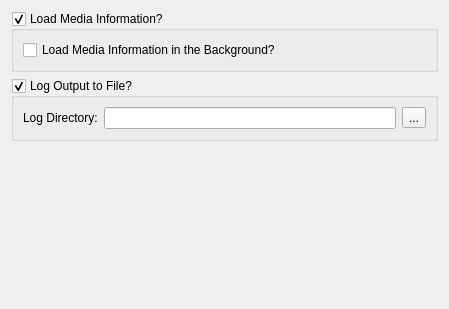
<?xml version="1.0" encoding="UTF-8"?>
<ui version="4.0">
 <class>NMediaManager::NPreferences::NUi::CGeneralSettings</class>
 <widget class="QWidget" name="NMediaManager::NPreferences::NUi::CGeneralSettings">
  <property name="geometry">
   <rect>
    <x>0</x>
    <y>0</y>
    <width>449</width>
    <height>309</height>
   </rect>
  </property>
  <property name="windowTitle">
   <string>Form</string>
  </property>
  <layout class="QVBoxLayout" name="verticalLayout">
   <item>
    <widget class="QGroupBox" name="loadMediaInfo">
     <property name="title">
      <string>Load Media Information?</string>
     </property>
     <property name="checkable">
      <bool>true</bool>
     </property>
     <layout class="QVBoxLayout" name="verticalLayout_2">
      <item>
       <widget class="QCheckBox" name="backgroundLoadMediaInfo">
        <property name="text">
         <string>Load Media Information in the Background?</string>
        </property>
       </widget>
      </item>
     </layout>
    </widget>
   </item>
   <item>
    <widget class="QGroupBox" name="enableLogging">
     <property name="title">
      <string>Log Output to File?</string>
     </property>
     <property name="checkable">
      <bool>true</bool>
     </property>
     <layout class="QHBoxLayout" name="horizontalLayout">
      <item>
       <widget class="QLabel" name="label">
        <property name="text">
         <string>Log Directory:</string>
        </property>
       </widget>
      </item>
      <item>
       <widget class="QLineEdit" name="logDir"/>
      </item>
      <item>
       <widget class="QToolButton" name="logDirBtn">
        <property name="text">
         <string>...</string>
        </property>
        <property name="icon">
         <iconset resource="../../SABUtils/resources/SABUtils.qrc">
          <normaloff>:/SABUtilsResources/open.png</normaloff>:/SABUtilsResources/open.png</iconset>
        </property>
       </widget>
      </item>
     </layout>
    </widget>
   </item>
   <item>
    <spacer name="verticalSpacer_7">
     <property name="orientation">
      <enum>Qt::Vertical</enum>
     </property>
     <property name="sizeHint" stdset="0">
      <size>
       <width>20</width>
       <height>231</height>
      </size>
     </property>
    </spacer>
   </item>
  </layout>
 </widget>
 <tabstops>
  <tabstop>loadMediaInfo</tabstop>
  <tabstop>backgroundLoadMediaInfo</tabstop>
  <tabstop>enableLogging</tabstop>
  <tabstop>logDir</tabstop>
  <tabstop>logDirBtn</tabstop>
 </tabstops>
 <resources>
  <include location="../../SABUtils/resources/SABUtils.qrc"/>
 </resources>
 <connections/>
</ui>
